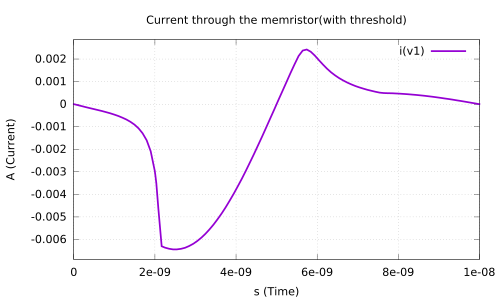

Write gnuplot code to recreate this figure.
#set terminal X11 noenhanced
set title "Current through the memristor(with threshold)"
set xlabel "s (Time)"
set ylabel "A (Current)"
set grid
unset logscale x 
set xrange [0.000000e+00:1.000000e-08]
unset logscale y 
set yrange [-6.882404e-03:2.865581e-03]
#set xtics 1
#set x2tics 1
#set ytics 1
#set y2tics 1
set format y "%g"
set format x "%g"
plot '../ppt/current.data' using 1:2 with lines lw 5 title "i(v1)"
set terminal push
set terminal pdf
set out '../ppt/current.pdf'
replot
